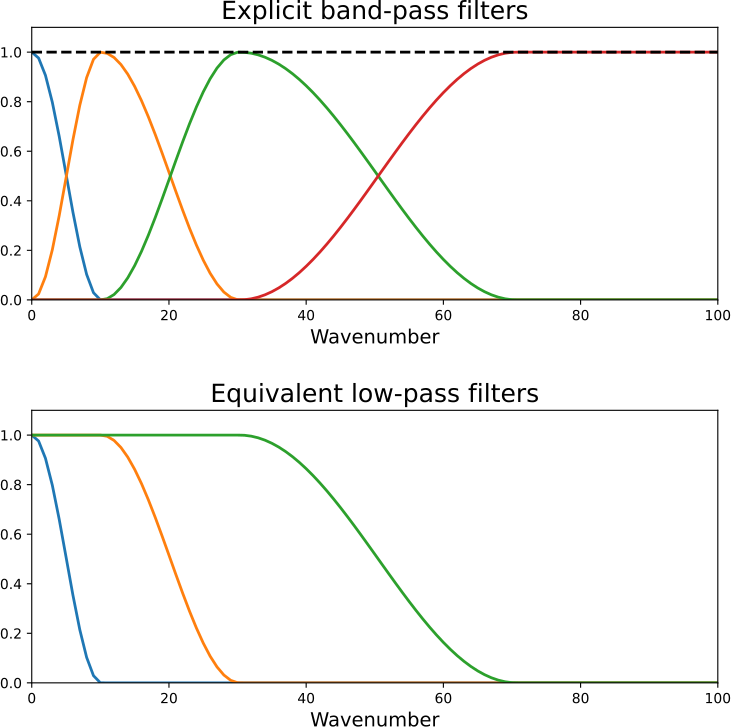

Recreate this plot in Python.
#!/usr/bin/env python3

import math
import matplotlib.pyplot as plt
import numpy as np
import os

# Parameters
nsmax = 100
nf = 4

# Wavenumbers
wn = np.linspace(0, nsmax, nsmax+1)

# Explicit band-pass filters
bpf = np.zeros((nsmax+1, nf))
mode = 0.0
halfWidth = 0.05*(nsmax+1)
for i in range(0,nf-1):
  for k in range(nsmax+1):
    if k < mode-halfWidth:
      bpf[k,i] = 0.0
    elif k < mode:
      bpf[k,i] = 0.5*(np.cos(math.pi*(k-mode)/halfWidth)+1.0)
    elif k < mode+2.0*halfWidth:
      bpf[k,i] = 0.5*(np.cos(math.pi*(k-mode)/(2.0*halfWidth))+1.0)
    else:
      bpf[k,i] = 0.0
    bpf[k,nf-1] += bpf[k,i]
  halfWidth *= 2
  mode += halfWidth
for k in range(nsmax+1):
  bpf[k,nf-1] = 1.0-bpf[k,nf-1]

bpf_sum = np.sum(bpf, axis=1)

# Equivalent low-pass filters
lpf = np.ones((nsmax+1, nf-1))
lpf[:,0] = bpf[:,0]
for j in range(1,nf-1):
  for k in range(nsmax+1):
    if lpf[k,0] < 1.0:
      lpf[k,j] *= 1.0/(1.0-lpf[k,0])
for i in range(1,nf-1):
  beforeMode = True
  for k in range(nsmax+1):
    if beforeMode:
      if bpf[k,i] > 0:
        beforeMode = False
        lpf[k,i] *= bpf[k,i]
      else:
        lpf[k,i] = 1.0
    else:
      lpf[k,i] *= bpf[k,i]
  for j in range(i+1,nf-1):
    for k in range(nsmax+1):
      if lpf[k,i] < 1.0:
        lpf[k,j] *= 1.0/(1.0-lpf[k,i])

# Plot
fig,ax = plt.subplots(ncols=1, nrows=2, figsize=(8,8))
ax[0].plot(wn, bpf, linewidth=2.0)
ax[0].plot(wn, bpf_sum, '--k', linewidth=2.0)
ax[0].set_title("Explicit band-pass filters", fontsize=18)
ax[0].set_xlabel("Wavenumber", fontsize=14)
ax[0].set_xlim(0, nsmax)
ax[0].set_ylim(0, 1.1)
ax[1].plot(wn, lpf, linewidth=2.0)
ax[1].set_title("Equivalent low-pass filters", fontsize=18)
ax[1].set_xlabel("Wavenumber", fontsize=14)
ax[1].set_xlim(0, nsmax)
ax[1].set_ylim(0, 1.1)
fig.tight_layout(pad=2.5)
plt.savefig('bp_to_lp.pdf', format='pdf', dpi=300)
plt.close()
os.system('pdfcrop bp_to_lp.pdf bp_to_lp.pdf')
